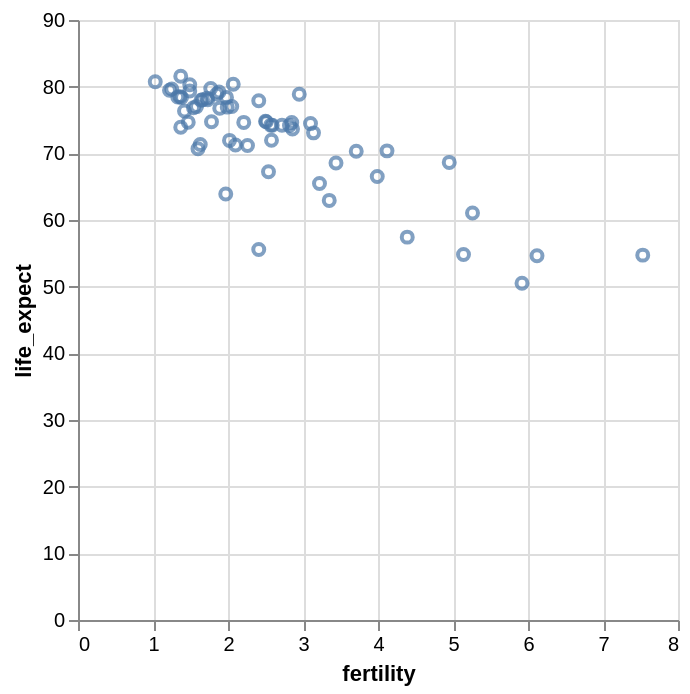

Notebook source saved alongside this figure:
### Markdown cell above
_What happens to the chart above if you swap the `O` and `Q` field types?_

If we instead add the `life_expect` field as a quantitative (`Q`) variable, the result is a scatter plot with linear scales for both axes:

### Code cell
alt.Chart(data2000).mark_point().encode(
    alt.X('fertility:Q'),
    alt.Y('life_expect:Q')
)

### Figure 1 — Vega-Lite specification as saved in the notebook (floating-point values rounded to 4 significant figures)
{"config": {"view": {"continuousWidth": 300, "continuousHeight": 300}}, "data": {"name": "data-bc091f26dcbfed41e77a4db283369a07"}, "mark": {"type": "point"}, "encoding": {"x": {"field": "fertility", "type": "quantitative"}, "y": {"field": "life_expect", "type": "quantitative"}}, "$schema": "https://vega.github.io/schema/vega-lite/v6.1.0.json", "datasets": {"data-bc091f26dcbfed41e77a4db283369a07": [{"year": 2000, "country": "Afghanistan", "cluster": 0, "pop": 19542982, "life_expect": 54.73, "fertility": 7.53}, {"year": 2000, "country": "Argentina", "cluster": 3, "pop": 37070774, "life_expect": 74.22, "fertility": 2.59}, {"year": 2000, "country": "Australia", "cluster": 4, "pop": 19017963, "life_expect": 79.72, "fertility": 1.77}, {"year": 2000, "country": "Austria", "cluster": 1, "pop": 8010428, "life_expect": 78.49, "fertility": 1.36}, {"year": 2000, "country": "Bahamas", "cluster": 3, "pop": 325014, "life_expect": 71.25, "fertility": 2.1}, {"year": 2000, "country": "Bangladesh", "cluster": 0, "pop": 129193327, "life_expect": 65.47, "fertility": 3.22}, {"year": 2000, "country": "Barbados", "cluster": 3, "pop": 264657, "life_expect": 74.74, "fertility": 1.78}, {"year": 2000, "country": "Belgium", "cluster": 1, "pop": 10264343, "life_expect": 78.04, "fertility": 1.66}, {"year": 2000, "country": "Bolivia", "cluster": 3, "pop": 8592656, "life_expect": 66.53, "fertility": 3.99}, {"year": 2000, "country": "Brazil", "cluster": 3, "pop": 175873720, "life_expect": 71.18, "fertility": 2.26}, {"year": 2000, "country": "Canada", "cluster": 3, "pop": 30683313, "life_expect": 79.36, "fertility": 1.49}, {"year": 2000, "country": "Chile", "cluster": 3, "pop": 15351799, "life_expect": 76.93, "fertility": 1.99}, {"year": 2000, "country": "China", "cluster": 4, "pop": 1264099069, "life_expect": 71.33, "fertility": 1.63}, {"year": 2000, "country": "Colombia", "cluster": 3, "pop": 39215135, "life_expect": 74.23, "fertility": 2.57}, {"year": 2000, "country": "Costa Rica", "cluster": 3, "pop": 3979193, "life_expect": 77.9, "fertility": 2.41}, {"year": 2000, "country": "Croatia", "cluster": 1, "pop": 4548434, "life_expect": 74.65, "fertility": 1.47}, {"year": 2000, "country": "Cuba", "cluster": 3, "pop": 11105791, "life_expect": 77.01, "fertility": 1.58}, {"year": 2000, "country": "Dominican Republic", "cluster": 3, "pop": 8540791, "life_expect": 73.66, "fertility": 2.86}, {"year": 2000, "country": "Ecuador", "cluster": 3, "pop": 12626507, "life_expect": 74.46, "fertility": 3.1}, {"year": 2000, "country": "Egypt", "cluster": 5, "pop": 71371371, "life_expect": 68.54, "fertility": 3.44}, {"year": 2000, "country": "El Salvador", "cluster": 3, "pop": 5958482, "life_expect": 73.07, "fertility": 3.14}, {"year": 2000, "country": "Finland", "cluster": 1, "pop": 5176209, "life_expect": 78.04, "fertility": 1.73}, {"year": 2000, "country": "France", "cluster": 1, "pop": 58665453, "life_expect": 79.19, "fertility": 1.88}, {"year": 2000, "country": "Georgia", "cluster": 1, "pop": 4265172, "life_expect": 70.68, "fertility": 1.6}, {"year": 2000, "country": "Germany", "cluster": 1, "pop": 81551677, "life_expect": 78.39, "fertility": 1.38}, {"year": 2000, "country": "Greece", "cluster": 1, "pop": 11038109, "life_expect": 78.44, "fertility": 1.33}, {"year": 2000, "country": "Grenada", "cluster": 3, "pop": 107432, "life_expect": 71.97, "fertility": 2.58}, {"year": 2000, "country": "Haiti", "cluster": 3, "pop": 8360225, "life_expect": 57.43, "fertility": 4.39}, {"year": 2000, "country": "Hong Kong, China", "cluster": 4, "pop": 6731195, "life_expect": 80.75, "fertility": 1.03}, {"year": 2000, "country": "Iceland", "cluster": 1, "pop": 281462, "life_expect": 80.35, "fertility": 2.07}, {"year": 2000, "country": "India", "cluster": 0, "pop": 1059633675, "life_expect": 62.94, "fertility": 3.35}, {"year": 2000, "country": "Indonesia", "cluster": 4, "pop": 214072421, "life_expect": 67.24, "fertility": 2.54}, {"year": 2000, "country": "Iran", "cluster": 5, "pop": 65544383, "life_expect": 71.94, "fertility": 2.02}, {"year": 2000, "country": "Iraq", "cluster": 5, "pop": 24628858, "life_expect": 68.64, "fertility": 4.95}, {"year": 2000, "country": "Ireland", "cluster": 1, "pop": 3768950, "life_expect": 76.77, "fertility": 1.89}, {"year": 2000, "country": "Israel", "cluster": 5, "pop": 6116958, "life_expect": 78.87, "fertility": 2.95}, {"year": 2000, "country": "Italy", "cluster": 1, "pop": 56966397, "life_expect": 79.64, "fertility": 1.25}, {"year": 2000, "country": "Jamaica", "cluster": 3, "pop": 2612205, "life_expect": 74.64, "fertility": 2.21}, {"year": 2000, "country": "Japan", "cluster": 4, "pop": 126803861, "life_expect": 81.57, "fertility": 1.37}, {"year": 2000, "country": "Kenya", "cluster": 2, "pop": 30851606, "life_expect": 54.83, "fertility": 5.14}, {"year": 2000, "country": "Lebanon", "cluster": 5, "pop": 4320642, "life_expect": 74.82, "fertility": 2.5}, {"year": 2000, "country": "Mexico", "cluster": 3, "pop": 97873442, "life_expect": 74.21, "fertility": 2.72}, {"year": 2000, "country": "Netherlands", "cluster": 1, "pop": 15899135, "life_expect": 78.28, "fertility": 1.72}, {"year": 2000, "country": "New Zealand", "cluster": 4, "pop": 3855266, "life_expect": 78.39, "fertility": 1.98}, {"year": 2000, "country": "Nigeria", "cluster": 2, "pop": 122851984, "life_expect": 54.63, "fertility": 6.12}, {"year": 2000, "country": "North Korea", "cluster": 4, "pop": 23367059, "life_expect": 63.9, "fertility": 1.97}, {"year": 2000, "country": "Norway", "cluster": 1, "pop": 4491202, "life_expect": 78.9, "fertility": 1.85}, {"year": 2000, "country": "Pakistan", "cluster": 0, "pop": 154369924, "life_expect": 61.04, "fertility": 5.26}, {"year": 2000, "country": "Peru", "cluster": 3, "pop": 26654439, "life_expect": 74.61, "fertility": 2.85}, {"year": 2000, "country": "Philippines", "cluster": 4, "pop": 77958223, "life_expect": 70.31, "fertility": 3.71}, {"year": 2000, "country": "Poland", "cluster": 1, "pop": 38504431, "life_expect": 73.9, "fertility": 1.37}, {"year": 2000, "country": "Portugal", "cluster": 1, "pop": 10300626, "life_expect": 76.84, "fertility": 1.54}, {"year": 2000, "country": "Rwanda", "cluster": 2, "pop": 8109989, "life_expect": 50.51, "fertility": 5.92}, {"year": 2000, "country": "Saudi Arabia", "cluster": 5, "pop": 21547390, "life_expect": 70.37, "fertility": 4.12}, {"year": 2000, "country": "South Africa", "cluster": 2, "pop": 46813266, "life_expect": 55.58, "fertility": 2.41}, {"year": 2000, "country": "South Korea", "cluster": 4, "pop": 46788591, "life_expect": 76.34, "fertility": 1.42}, {"year": 2000, "country": "Spain", "cluster": 1, "pop": 40741651, "life_expect": 79.47, "fertility": 1.22}, {"year": 2000, "country": "Switzerland", "cluster": 1, "pop": 7182059, "life_expect": 80.3, "fertility": 1.49}, {"year": 2000, "country": "Turkey", "cluster": 1, "pop": 64113547, "life_expect": 74.73, "fertility": 2.51}, {"year": 2000, "country": "United Kingdom", "cluster": 1, "pop": 58850043, "life_expect": 77.97, "fertility": 1.64}, {"year": 2000, "country": "United States", "cluster": 3, "pop": 282398554, "life_expect": 77.03, "fertility": 2.05}, {"year": 2000, "country": "Venezuela", "cluster": 3, "pop": 24427729, "life_expect": 74.17, "fertility": 2.82}]}}
